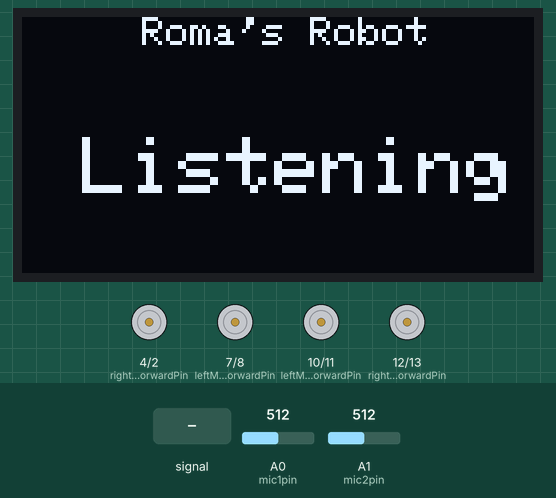
This sketch was run on a simulated Arduino Uno, built with avr-gcc and run on an emulated ATmega328P. Shown: 128×64 one-colour display, motor-driver pin pairs drawn as motors (green arrow = first pin HIGH = forward, orange = second pin HIGH = backward, longer = more drive). The inputs (shaded band) are chosen by the test bench; at power-on: A0 (mic1pin) = 512, A1 (mic2pin) = 512. What the sketch prints to the serial monitor is not drawn.

Above: at 1.2 s.
1.3 s: A0 (mic1pin) fed a 200 Hz sine of ±81 counts around its level
At 2.69 s:
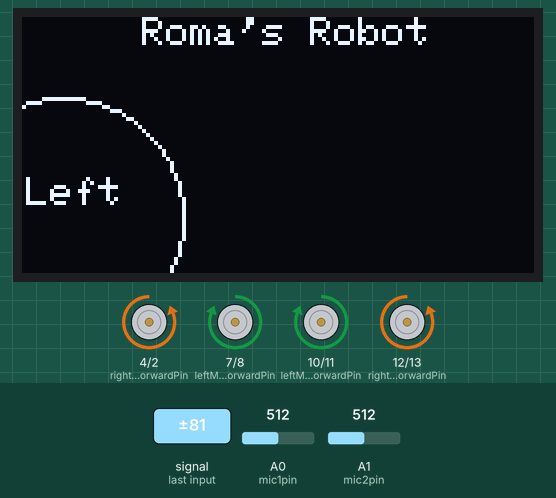
At 3.7 s:
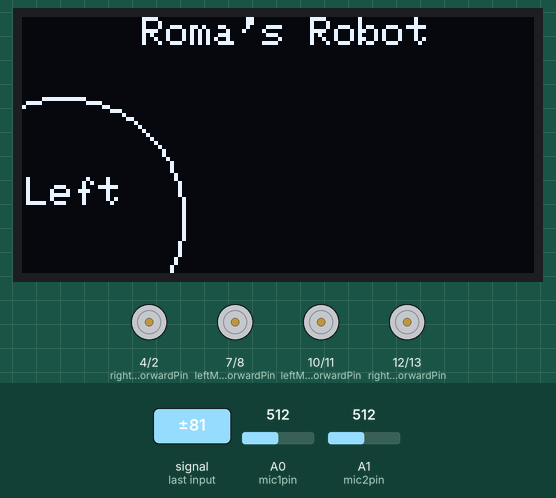
4.3 s: A1 (mic2pin) fed a 200 Hz sine of ±255 counts around its level
At 7.7 s:
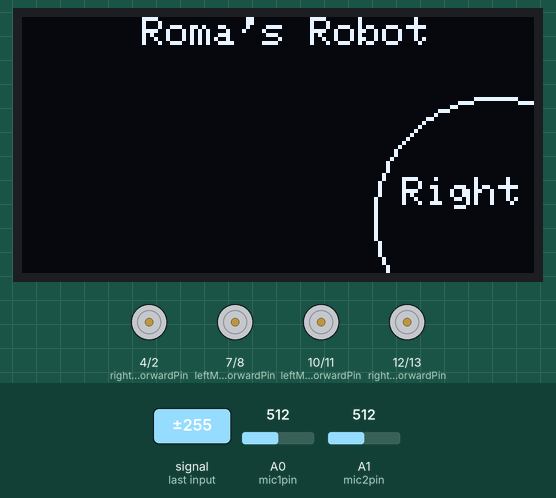
Timing chart, 0 to 12.2 s (numbered marks = the images above; inputs shaded):
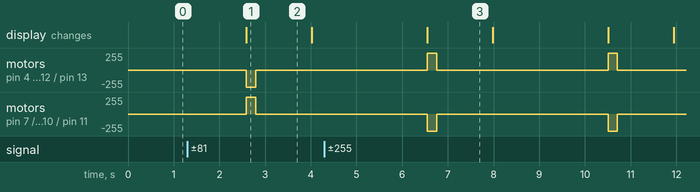

The sketch:

ArduinoUno.ino
```cpp
/*
 * Complete code for a sound-following robot with four motors.
 */

#include <SPI.h>
#include <Wire.h>
#include <Adafruit_GFX.h>
#include <Adafruit_SSD1306.h>

#define SCREEN_WIDTH 128 // OLED display width, in pixels
#define SCREEN_HEIGHT 64 // OLED display height, in pixels

// Declaration for an SSD1306 display connected to I2C (SDA, SCL pins)
// The pins for I2C are defined by the Wire-library.
// On an arduino UNO:       A4(SDA), A5(SCL)
#define OLED_RESET     -1 // Reset pin # (or -1 if sharing Arduino reset pin)
#define SCREEN_ADDRESS 0x3C ///< See datasheet for Address; 0x3D for 128x64, 0x3C for 128x32
Adafruit_SSD1306 display(SCREEN_WIDTH, SCREEN_HEIGHT, &Wire, OLED_RESET);

#define NUMFLAKES     10 // Number of snowflakes in the animation example

#define LOGO_HEIGHT   16
#define LOGO_WIDTH    16
static const unsigned char PROGMEM logo_bmp[] =
{ 0b00000000, 0b11000000,
  0b00000001, 0b11000000,
  0b00000001, 0b11000000,
  0b00000011, 0b11100000,
  0b11110011, 0b11100000,
  0b11111110, 0b11111000,
  0b01111110, 0b11111111,
  0b00110011, 0b10011111,
  0b00011111, 0b11111100,
  0b00001101, 0b01110000,
  0b00011011, 0b10100000,
  0b00111111, 0b11100000,
  0b00111111, 0b11110000,
  0b01111100, 0b11110000,
  0b01110000, 0b01110000,
  0b00000000, 0b00110000 };

// Motor control pins
const int leftMotor1ForwardPin = 7;
const int leftMotor1BackwardPin = 8;
const int rightMotor1ForwardPin = 4;
const int rightMotor1BackwardPin = 2;
const int leftMotor2ForwardPin = 10; // New motor
const int leftMotor2BackwardPin = 11; // New motor
const int rightMotor2ForwardPin = 12; // New motor
const int rightMotor2BackwardPin = 13; // New motor

// Microphone pins
const int mic1pin = A0;
const int mic2pin = A1;

// Sound sampling variables
const int sample_window = 2000; // Sample time in milliseconds
int mic1, mic2;
int mic1_max, mic1_min, mic2_max, mic2_min;
int amp1, amp2;
int difference;
unsigned long start_time, current_time;

void setup() {
  // Initialize all motor control pins as outputs
  pinMode(leftMotor1ForwardPin, OUTPUT);
  pinMode(leftMotor1BackwardPin, OUTPUT);
  pinMode(rightMotor1ForwardPin, OUTPUT);
  pinMode(rightMotor1BackwardPin, OUTPUT);
  pinMode(leftMotor2ForwardPin, OUTPUT);
  pinMode(leftMotor2BackwardPin, OUTPUT);
  pinMode(rightMotor2ForwardPin, OUTPUT);
  pinMode(rightMotor2BackwardPin, OUTPUT);

  // Initialize serial communication
  Serial.begin(9600);

  // SSD1306_SWITCHCAPVCC = generate display voltage from 3.3V internally
  if(!display.begin(SSD1306_SWITCHCAPVCC, SCREEN_ADDRESS)) {
    Serial.println(F("SSD1306 allocation failed"));
    for(;;); // Don't proceed, loop forever
  }

  // Show initial display buffer contents on the screen --
  // the library initializes this with an Adafruit splash screen.
  //display.display();
  //delay(2000); // Pause for 2 seconds

  // Clear the buffer
  display.clearDisplay();
  writefirstline();
  writelistening();
  //writeleft();
  //writeright();
  display.display();
}

void loop() {
  // Stop motors before sound sampling
  stopDriving();
  delay(500); // Wait for motors to stop completely

  // Reset max and min values for microphones
  mic1_min = mic1_max = mic2_min = mic2_max = 0;
  start_time = millis();

  // Sound sampling
  while (millis() - start_time < sample_window) {
    mic1 = analogRead(mic1pin);
    mic2 = analogRead(mic2pin);
    mic1_min = min(mic1, mic1_min);
    mic1_max = max(mic1, mic1_max);
    mic2_min = min(mic2, mic2_min);
    mic2_max = max(mic2, mic2_max);
  }

  // Calculate amplitudes and difference
  amp1 = mic1_max - mic1_min;
  amp2 = mic2_max - mic2_min;
  difference = amp1 - amp2 ;

  // Debugging: Print amplitudes and difference
  Serial.print("Mic 1 amplitude: ");
  Serial.print(amp1);
  Serial.print(" | Mic 2 amplitude: ");
  Serial.print(amp2);
  Serial.print(" | Difference = ");
  Serial.println(difference);

  // Movement decision based on sound direction
  if (abs(difference) < 50) { // Sound is straight ahead
    //driveForward();
  } else if (difference > 50) { // Sound is to the left
    display.clearDisplay();
    writefirstline();
    writeleft();
    display.display();
    // turnLeft();
    turnRight();
    delay(200);

  } else if (difference < -50) { // Sound is to the right
    display.clearDisplay();
    writefirstline();
    writeright();
    display.display();
    // turnRight();
    turnLeft();
    delay(200);
  }

  // Delay before next action
  delay(1000);
  display.clearDisplay();
  writefirstline();
  writelistening();
  display.display();
}

void driveForward() {
  digitalWrite(leftMotor1ForwardPin, HIGH);
  digitalWrite(leftMotor1BackwardPin, LOW);
  digitalWrite(rightMotor1ForwardPin, HIGH);
  digitalWrite(rightMotor1BackwardPin, LOW);
  digitalWrite(leftMotor2ForwardPin, HIGH);
  digitalWrite(leftMotor2BackwardPin, LOW);
  digitalWrite(rightMotor2ForwardPin, HIGH);
  digitalWrite(rightMotor2BackwardPin, LOW);
}

void turnRight() {
  digitalWrite(leftMotor1ForwardPin, HIGH);
  digitalWrite(leftMotor1BackwardPin, LOW);
  digitalWrite(rightMotor1ForwardPin, LOW);
  digitalWrite(rightMotor1BackwardPin, HIGH);
  digitalWrite(leftMotor2ForwardPin, HIGH);
  digitalWrite(leftMotor2BackwardPin, LOW);
  digitalWrite(rightMotor2ForwardPin, LOW);
  digitalWrite(rightMotor2BackwardPin, HIGH);
  delay(200); // Move for 200 milliseconds
  stopDriving(); // Stop motors
}

void turnLeft() {
  digitalWrite(leftMotor1ForwardPin, LOW);
  digitalWrite(leftMotor1BackwardPin, HIGH);
  digitalWrite(rightMotor1ForwardPin, HIGH);
  digitalWrite(rightMotor1BackwardPin, LOW);
  digitalWrite(leftMotor2ForwardPin, LOW);
  digitalWrite(leftMotor2BackwardPin, HIGH);
  digitalWrite(rightMotor2ForwardPin, HIGH);
  digitalWrite(rightMotor2BackwardPin, LOW);
  delay(200); // Move for 200 milliseconds
  stopDriving(); // Stop motors
}

void stopDriving() {
  digitalWrite(leftMotor1ForwardPin, LOW);
  digitalWrite(leftMotor1BackwardPin, LOW);
  digitalWrite(rightMotor1ForwardPin, LOW);
  digitalWrite(rightMotor1BackwardPin, LOW);
  digitalWrite(leftMotor2ForwardPin, LOW);
  digitalWrite(leftMotor2BackwardPin, LOW);
  digitalWrite(rightMotor2ForwardPin, LOW);
  digitalWrite(rightMotor2BackwardPin, LOW);
}

void writefirstline(void) {
  //display.clearDisplay();

  display.setTextSize(1.8);      // Normal 1:1 pixel scale
  display.setTextColor(SSD1306_WHITE); // Draw white text
  display.setCursor(30, 0);
  display.println(F("Roma's Robot"));
}

void writelistening(void) {
  //display.clearDisplay();

  display.setTextSize(2);      // Normal 1:1 pixel scale
  display.setTextColor(SSD1306_WHITE); // Draw white text
  display.setCursor(15, 30);
  display.println(F("Listening"));
}
void writeleft(void) {
  //display.clearDisplay();
  display.drawCircle(10, 50, 30, SSD1306_WHITE);
  display.setTextSize(1);      // Normal 1:1 pixel scale
  display.setTextColor(SSD1306_WHITE); // Draw white text
  display.setCursor(1, 40);
  display.println(F("Left"));
}
void writeright(void) {
  //display.clearDisplay();
  display.drawCircle(display.width()-10, 50, 30, SSD1306_WHITE);
  display.setTextSize(1);      // Normal 1:1 pixel scale
  display.setTextColor(SSD1306_WHITE); // Draw white text
  display.setCursor(95, 40);
  display.println(F("Right"));
}
```

Measured:
- after the input at 1.3 s, motor on pin 4 (rightMotor1ForwardPin) / pin 2 (rightMotor1BackwardPin): stopped → backward 255/255 after 1.3 s, → stopped 0.20 s later; motor on pin 7 (leftMotor1ForwardPin) / pin 8 (leftMotor1BackwardPin): stopped → forward 255/255 after 1.3 s, → stopped 0.20 s later
- after the input at 4.3 s, the display: changes after 2.3 s (image 3)
- what the display in image 1 shows lasts 1.4 s, from 2.6 s to 4.0 s
